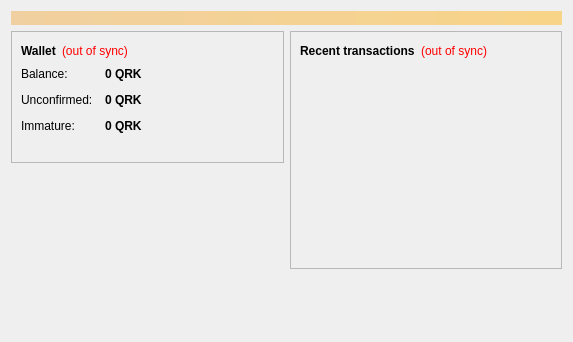
<?xml version="1.0" encoding="UTF-8"?>
<ui version="4.0">
 <class>OverviewPage</class>
 <widget class="QWidget" name="OverviewPage">
  <property name="geometry">
   <rect>
    <x>0</x>
    <y>0</y>
    <width>573</width>
    <height>342</height>
   </rect>
  </property>
  <property name="windowTitle">
   <string>Form</string>
  </property>
  <layout class="QVBoxLayout" name="topLayout">
   <item>
    <widget class="QLabel" name="labelAlerts">
     <property name="visible">
      <bool>false</bool>
     </property>
     <property name="styleSheet">
      <string notr="true">background-color: qlineargradient(x1: 0, y1: 0, x2: 1, y2: 0, stop:0 #F0D0A0, stop:1 #F8D488); color:#000000;</string>
     </property>
     <property name="wordWrap">
      <bool>true</bool>
     </property>
     <property name="margin">
      <number>3</number>
     </property>
    </widget>
   </item>
   <item>
    <layout class="QHBoxLayout" name="horizontalLayout" stretch="1,1">
     <item>
      <layout class="QVBoxLayout" name="verticalLayout_2">
       <item>
        <widget class="QFrame" name="frame">
         <property name="frameShape">
          <enum>QFrame::StyledPanel</enum>
         </property>
         <property name="frameShadow">
          <enum>QFrame::Raised</enum>
         </property>
         <layout class="QVBoxLayout" name="verticalLayout_4">
          <item>
           <layout class="QHBoxLayout" name="horizontalLayout_4">
            <item>
             <widget class="QLabel" name="label_5">
              <property name="font">
               <font>
                <weight>75</weight>
                <bold>true</bold>
               </font>
              </property>
              <property name="text">
               <string>Wallet</string>
              </property>
             </widget>
            </item>
            <item>
             <widget class="QLabel" name="labelWalletStatus">
              <property name="toolTip">
               <string>&lt;html&gt;&lt;head/&gt;&lt;body&gt;&lt;p&gt;The displayed information may be out of date. Your wallet automatically synchronizes with the Quarkcoin network after a connection is established, but this process has not completed yet.&lt;/p&gt;&lt;/body&gt;&lt;/html&gt;</string>
              </property>
              <property name="styleSheet">
               <string notr="true">QLabel { color: red; }</string>
              </property>
              <property name="text">
               <string notr="true">(out of sync)</string>
              </property>
              <property name="alignment">
               <set>Qt::AlignLeading|Qt::AlignLeft|Qt::AlignVCenter</set>
              </property>
             </widget>
            </item>
            <item>
             <spacer name="horizontalSpacer_2">
              <property name="orientation">
               <enum>Qt::Horizontal</enum>
              </property>
              <property name="sizeHint" stdset="0">
               <size>
                <width>40</width>
                <height>20</height>
               </size>
              </property>
             </spacer>
            </item>
           </layout>
          </item>
          <item>
           <layout class="QFormLayout" name="formLayout_2">
            <property name="fieldGrowthPolicy">
             <enum>QFormLayout::AllNonFixedFieldsGrow</enum>
            </property>
            <property name="horizontalSpacing">
             <number>12</number>
            </property>
            <property name="verticalSpacing">
             <number>12</number>
            </property>
            <item row="0" column="0">
             <widget class="QLabel" name="label">
              <property name="text">
               <string>Balance:</string>
              </property>
             </widget>
            </item>
            <item row="0" column="1">
             <widget class="QLabel" name="labelBalance">
              <property name="font">
               <font>
                <weight>75</weight>
                <bold>true</bold>
               </font>
              </property>
              <property name="cursor">
               <cursorShape>IBeamCursor</cursorShape>
              </property>
              <property name="toolTip">
               <string>Your current balance</string>
              </property>
              <property name="text">
               <string notr="true">0 QRK</string>
              </property>
              <property name="textInteractionFlags">
               <set>Qt::LinksAccessibleByMouse|Qt::TextSelectableByKeyboard|Qt::TextSelectableByMouse</set>
              </property>
             </widget>
            </item>
            <item row="1" column="0">
             <widget class="QLabel" name="label_3">
              <property name="text">
               <string>Unconfirmed:</string>
              </property>
             </widget>
            </item>
            <item row="1" column="1">
             <widget class="QLabel" name="labelUnconfirmed">
              <property name="font">
               <font>
                <weight>75</weight>
                <bold>true</bold>
               </font>
              </property>
              <property name="cursor">
               <cursorShape>IBeamCursor</cursorShape>
              </property>
              <property name="toolTip">
               <string>Total of transactions that have yet to be confirmed, and do not yet count toward the current balance</string>
              </property>
              <property name="text">
               <string notr="true">0 QRK</string>
              </property>
              <property name="textInteractionFlags">
               <set>Qt::LinksAccessibleByMouse|Qt::TextSelectableByKeyboard|Qt::TextSelectableByMouse</set>
              </property>
             </widget>
            </item>
            <item row="2" column="0">
             <widget class="QLabel" name="labelImmatureText">
              <property name="text">
               <string>Immature:</string>
              </property>
             </widget>
            </item>
            <item row="2" column="1">
             <widget class="QLabel" name="labelImmature">
              <property name="font">
               <font>
                <weight>75</weight>
                <bold>true</bold>
               </font>
              </property>
              <property name="toolTip">
               <string>Mined balance that has not yet matured</string>
              </property>
              <property name="text">
               <string notr="true">0 QRK</string>
              </property>
              <property name="textInteractionFlags">
               <set>Qt::LinksAccessibleByMouse|Qt::TextSelectableByKeyboard|Qt::TextSelectableByMouse</set>
              </property>
             </widget>
            </item>
           </layout>
          </item>
          <item>
           <widget class="QLabel" name="label_wallet_bgcoin">
            <property name="text">
             <string/>
            </property>
            <property name="pixmap">
             <pixmap resource="../bitcoin.qrc">:/images/wallet_bgcoin</pixmap>
            </property>
            <property name="scaledContents">
             <bool>false</bool>
            </property>
            <property name="alignment">
             <set>Qt::AlignCenter</set>
            </property>
            <property name="margin">
             <number>-2</number>
            </property>
           </widget>
          </item>
         </layout>
        </widget>
       </item>
       <item>
        <spacer name="verticalSpacer">
         <property name="orientation">
          <enum>Qt::Vertical</enum>
         </property>
         <property name="sizeHint" stdset="0">
          <size>
           <width>20</width>
           <height>40</height>
          </size>
         </property>
        </spacer>
       </item>
      </layout>
     </item>
     <item>
      <layout class="QVBoxLayout" name="verticalLayout_3">
       <item>
        <widget class="QFrame" name="frame_2">
         <property name="frameShape">
          <enum>QFrame::StyledPanel</enum>
         </property>
         <property name="frameShadow">
          <enum>QFrame::Raised</enum>
         </property>
         <layout class="QVBoxLayout" name="verticalLayout">
          <item>
           <layout class="QHBoxLayout" name="horizontalLayout_2">
            <item>
             <widget class="QLabel" name="label_4">
              <property name="text">
               <string>&lt;b&gt;Recent transactions&lt;/b&gt;</string>
              </property>
             </widget>
            </item>
            <item>
             <widget class="QLabel" name="labelTransactionsStatus">
              <property name="toolTip">
               <string>&lt;html&gt;&lt;head/&gt;&lt;body&gt;&lt;p&gt;The displayed information may be out of date. Your wallet automatically synchronizes with the Quarkcoin network after a connection is established, but this process has not completed yet.&lt;/p&gt;&lt;/body&gt;&lt;/html&gt;</string>
              </property>
              <property name="styleSheet">
               <string notr="true">QLabel { color: red; }</string>
              </property>
              <property name="text">
               <string notr="true">(out of sync)</string>
              </property>
              <property name="alignment">
               <set>Qt::AlignRight|Qt::AlignTrailing|Qt::AlignVCenter</set>
              </property>
             </widget>
            </item>
            <item>
             <spacer name="horizontalSpacer">
              <property name="orientation">
               <enum>Qt::Horizontal</enum>
              </property>
              <property name="sizeHint" stdset="0">
               <size>
                <width>40</width>
                <height>20</height>
               </size>
              </property>
             </spacer>
            </item>
           </layout>
          </item>
          <item>
           <widget class="QListView" name="listTransactions">
            <property name="styleSheet">
             <string notr="true">QListView { background: transparent; }</string>
            </property>
            <property name="frameShape">
             <enum>QFrame::NoFrame</enum>
            </property>
            <property name="verticalScrollBarPolicy">
             <enum>Qt::ScrollBarAlwaysOff</enum>
            </property>
            <property name="horizontalScrollBarPolicy">
             <enum>Qt::ScrollBarAlwaysOff</enum>
            </property>
            <property name="selectionMode">
             <enum>QAbstractItemView::NoSelection</enum>
            </property>
           </widget>
          </item>
         </layout>
        </widget>
       </item>
       <item>
        <spacer name="verticalSpacer_2">
         <property name="orientation">
          <enum>Qt::Vertical</enum>
         </property>
         <property name="sizeHint" stdset="0">
          <size>
           <width>20</width>
           <height>40</height>
          </size>
         </property>
        </spacer>
       </item>
      </layout>
     </item>
    </layout>
   </item>
  </layout>
 </widget>
 <resources/>
 <connections/>
</ui>
